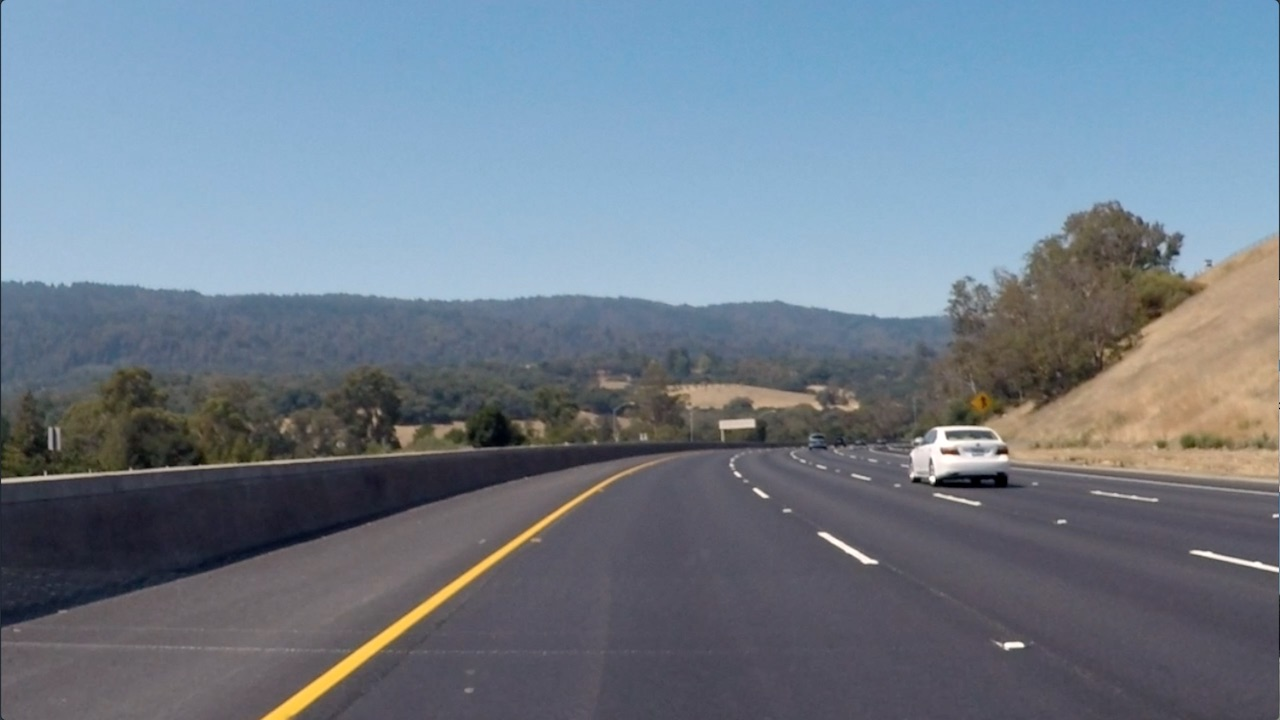
#> input picture Introduction to Computer Vision/2-Convolutional Filters and Edge Detection/2 - Finding Edges and Custom Kernels/images/curved_lane.jpg, 1280 x 720 px
$ jupyter execute 'Finding Edges and Custom Kernels.ipynb'   (shell and % lines are left out)
#> lines starting #> are read from the running program, lines starting #| are printed output that depends on the picture
# Creating a Filter, Edge Detection

### Import resources and display image

[cell 1]
import matplotlib.pyplot as plt
import matplotlib.image as mpimg

import cv2
import numpy as np


# Read in the image
image = mpimg.imread('images/curved_lane.jpg')
#> image is the input picture: shape (720, 1280, 3); mean R, G, B 112.1, 125, 138.7
image2 = mpimg.imread('images/bridge_trees_example.jpg')
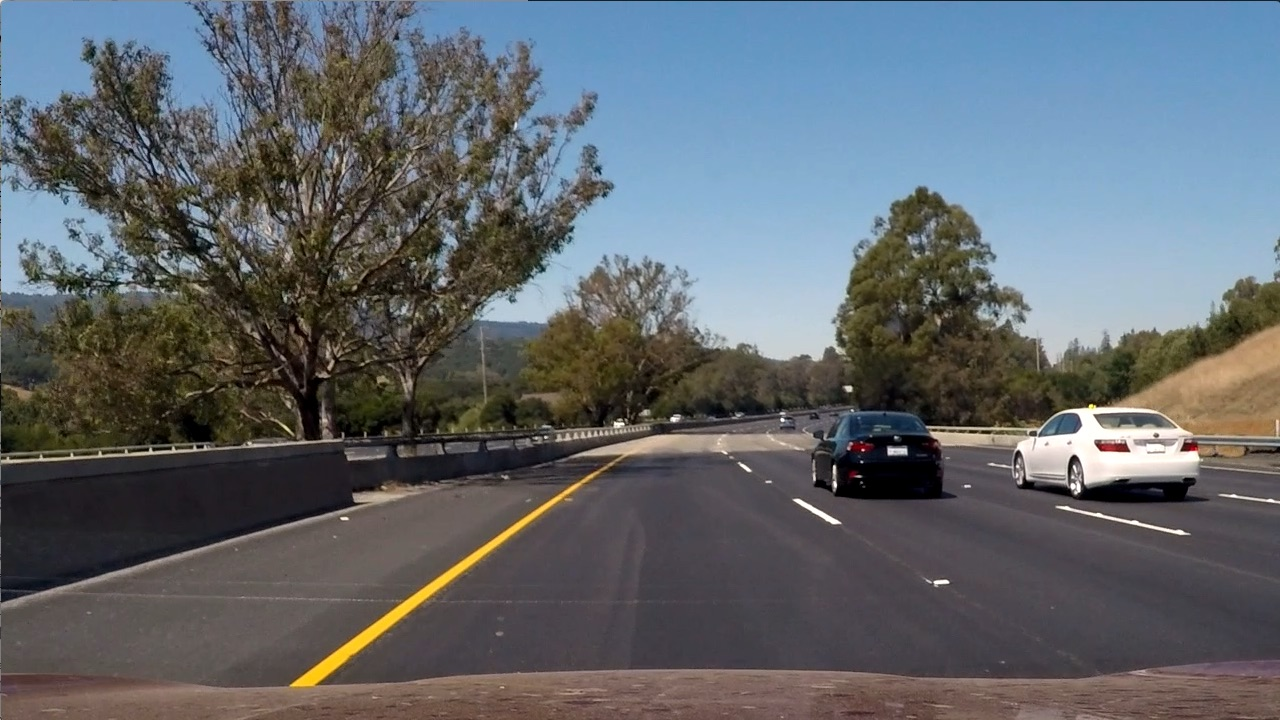
#> input picture Introduction to Computer Vision/2-Convolutional Filters and Edge Detection/2 - Finding Edges and Custom Kernels/images/bridge_trees_example.jpg, 1280 x 720 px
#> image2 is the input picture: shape (720, 1280, 3); mean R, G, B 97, 102.6, 107.9

plt.imshow(image)

### Convert the image to grayscale

[cell 2]
# Convert to grayscale for filtering
gray = cv2.cvtColor(image, cv2.COLOR_RGB2GRAY)
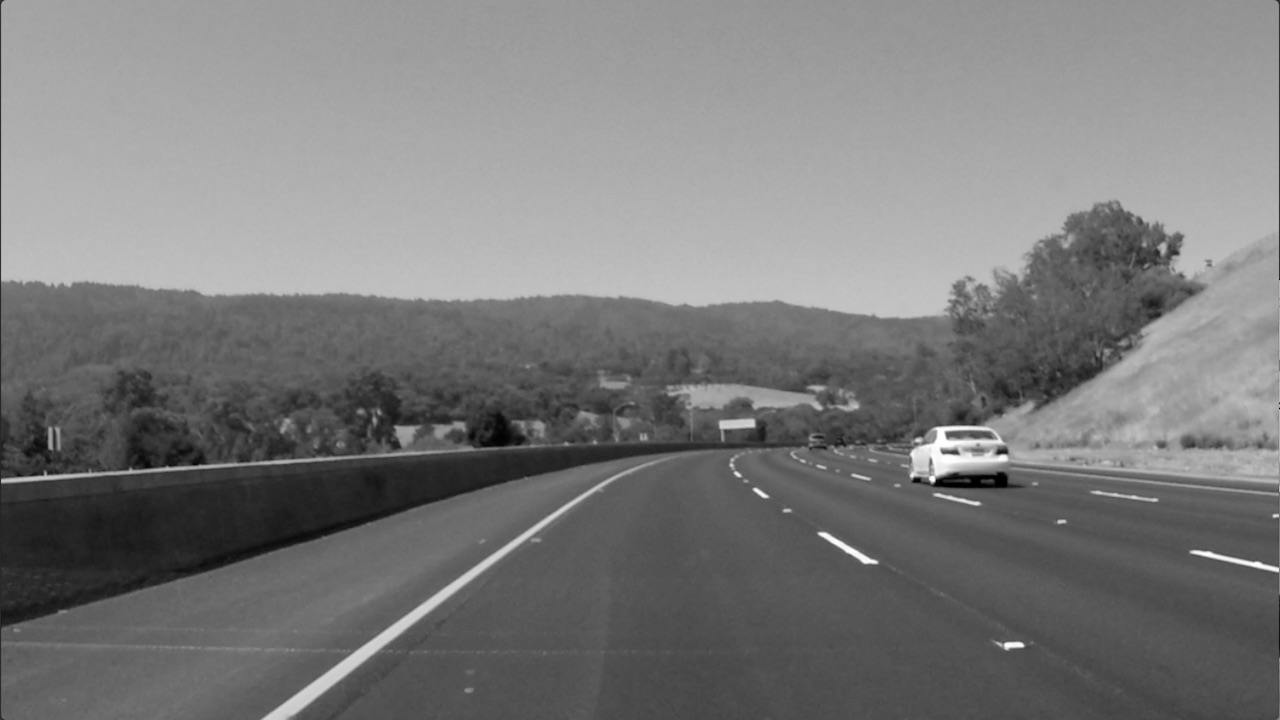
#> gray: shape (720, 1280); min 0, max 255, mean 122.7
gray2 = cv2.cvtColor(image2, cv2.COLOR_RGB2GRAY)

plt.imshow(gray, cmap='gray')

### TODO: Create a custom kernel

Below, you've been given one common type of edge detection filter: a Sobel operator.

The Sobel filter is very commonly used in edge detection and in finding patterns in intensity in an image. Applying a Sobel filter to an image is a way of **taking (an approximation) of the derivative of the image** in the x or y direction, separately. The operators look as follows.

**It's up to you to create a Sobel x operator and apply it to the given image.**

For a challenge, see if you can put the image through a series of filters: first one that blurs the image (takes an average of pixels), and then one that detects the edges.

[cell 3]
# Create a custom kernel

# 3x3 array for edge detection
sobel_y = np.array([[ -1, -2, -1],
                   [ 0, 0, 0],
                   [ 1, 2, 1]])


# Filter the image using filter2D, which has inputs: (grayscale image, bit-depth, kernel)
filtered_image = cv2.filter2D(gray, -1, sobel_y)

plt.imshow(filtered_image, cmap='gray')

[cell 4]
retval, binary_image = cv2.threshold(filtered_image, 200, 255, cv2.THRESH_BINARY)
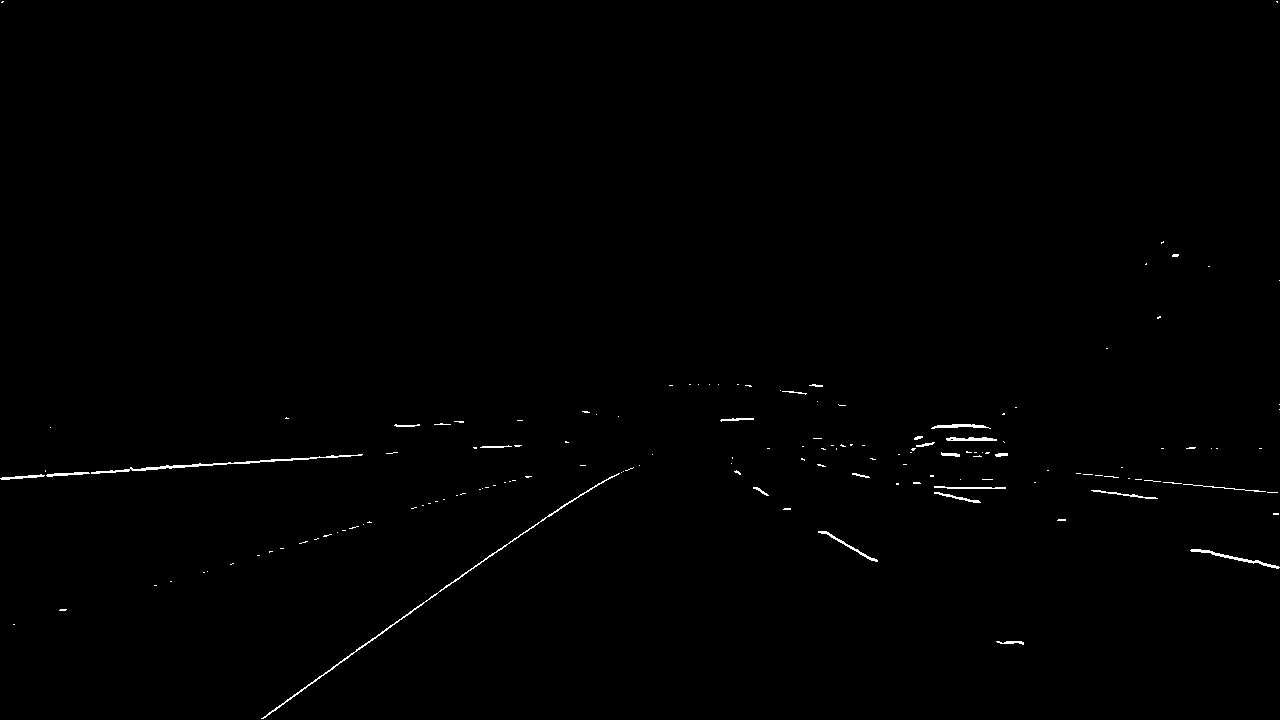
#> binary_image: shape (720, 1280); 0.44% white in thin lines or dots

plt.imshow(binary_image, cmap='gray')

### Test out other filters!

You're encouraged to create other kinds of filters and apply them to see what happens! As an **optional exercise**, try the following:
* Create a filter with decimal value weights.
* Create a 5x5 filter
* Apply your filters to the other images in the `images` directory.

[cell 5]
## TODO: Create and apply a Sobel x operator
sobel_x = np.array([[ -1, 0, 1],
                   [ -2, 0, 2],
                   [ -1, 0, 1]])

# Filter the image using filter2D, which has inputs: (grayscale image, bit-depth, kernel)
filtered_image = cv2.filter2D(gray, -1, sobel_x)

plt.imshow(filtered_image, cmap='gray')

[cell 6]
decimal = np.array([[ -1.5, 0, 1.5],
                   [-2.75, 0, 2.75],
                   [-1.5, 0, 1.5]])

# Filter the image using filter2D, which has inputs: (grayscale image, bit-depth, kernel)
filtered_image = cv2.filter2D(gray, -1, decimal)

plt.imshow(filtered_image, cmap='gray')

[cell 7]
fliter5_5 = np.array([[ -1, -1, 0, 1, 1],
                   [ -2, -2, 0, 2, 2],
                   [ -2, -2, 0, 2, 2],
                   [ -2, -2, 0, 2, 2],
                   [ -1, -1, 0, 1, 1]])

# Filter the image using filter2D, which has inputs: (grayscale image, bit-depth, kernel)
filtered_image = cv2.filter2D(gray, -1, fliter5_5)
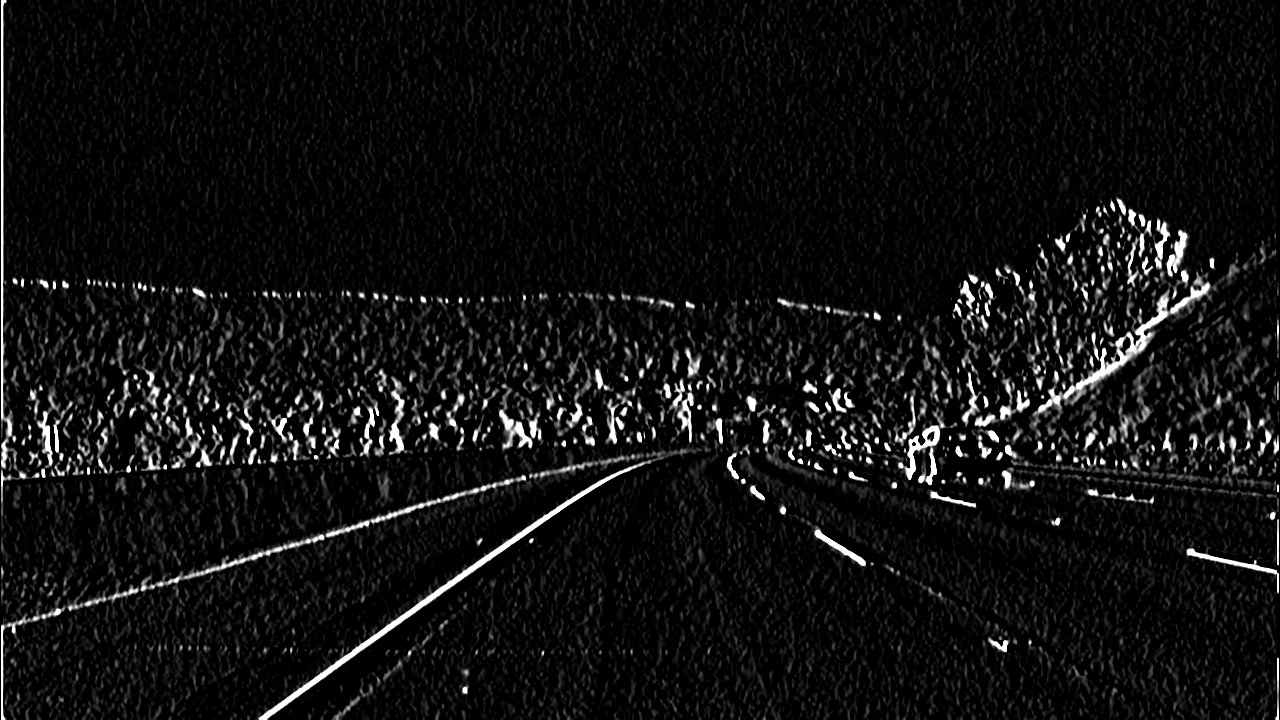
#> filtered_image: shape (720, 1280); min 0, max 255, mean 16.9

plt.imshow(filtered_image, cmap='gray')
